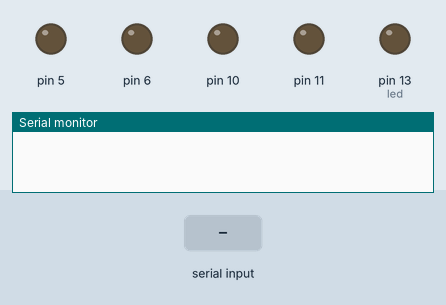
This sketch was run on a simulated Arduino Uno, built with avr-gcc and run on an emulated ATmega328P. On the bench: output pins drawn as LEDs (lit = HIGH), the last lines printed to the serial monitor. Dashed ring = blinking. The inputs (shaded band) are chosen by the test bench.

Above: at 1.2 s.
1.3 s: "C;0;0;\n" received over the second serial link
At 1.51 s:
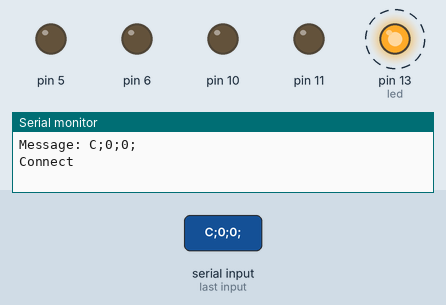
4.3 s: "90;45\n" received over the second serial link
At 5.4 s:
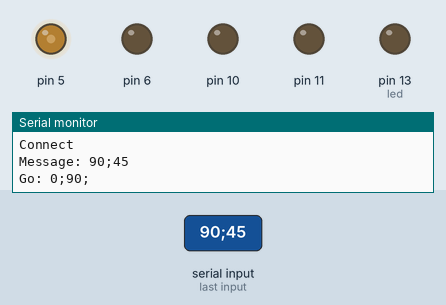
5.8 s: "E;0;0;\n" received over the second serial link
At 6.01 s:
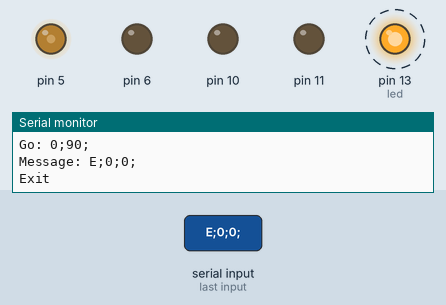
8.8 s: "10\n" received over the second serial link
At 10.0 s:
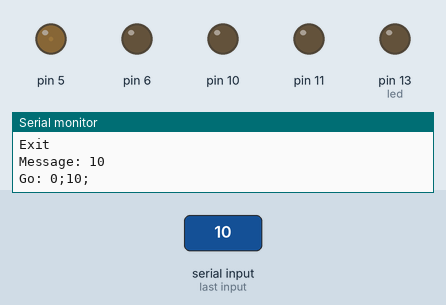
10.3 s: "1;90;45\n" received over the second serial link
At 11.2 s:
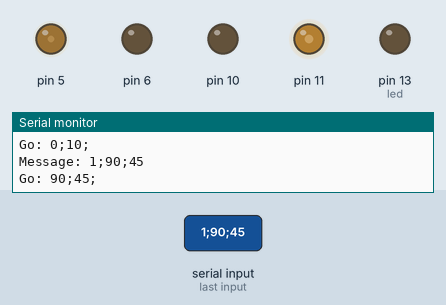
11.8 s: "200\n" received over the second serial link
At 12.3 s:
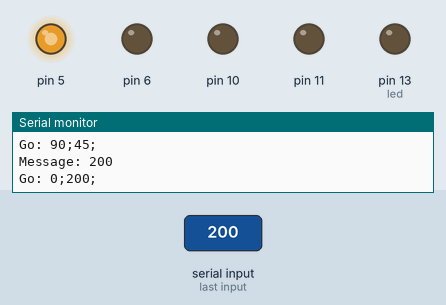
Timing chart, 0 to 16.3 s (numbered marks = the images above; inputs shaded):
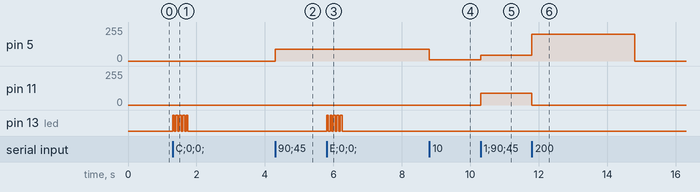

Measured:
- after the input at 1.3 s, pin 13 (led): alternates HIGH for 0.05 s and LOW for 0.05 s, 10 changes in all, then stays LOW, starting at once
- after the input at 4.3 s, pin 5: 0/255 → 90/255 at once
- after the input at 5.8 s, pin 5: stays 90/255 (without the input it goes to 0/255 after 1.5 s); pin 13 (led): alternates HIGH for 0.05 s and LOW for 0.05 s, 10 changes in all, then stays LOW, starting at once
- after the input at 8.8 s, pin 5: 90/255 → 10/255 at once
- after the input at 10.3 s, pin 5: 10/255 → 45/255 at once; pin 11: 0/255 → 90/255 at once
- after the input at 11.8 s, pin 5: 45/255 → 200/255 at once, → 0/255 3.0 s later; pin 11: 90/255 → 0/255 after 0.00 s instead of 1.5 s

The sketch:

car_blu_tach.ino
```cpp
#include <SoftwareSerial.h>

int incomingByte = 0;   // переменная для хранения полученного байта
int key_move = 0;
unsigned long key_time = 0;
unsigned long speed_time = 0;
boolean send = false;


int led = 13;
float i = 0;
float b = 50000;
float c = 48;
int a = 0;
uint8_t speed = 255; //максимальная скорость по умолчанию
uint8_t speed_k = 45;
int speed_temp = 3000;
int speed_move = 100;
int mLeft = 0;
int mRigth = 0;
String Message = "";

char s;
// время для таймаута (возврат в исходное положение)
// 15 минут
long time_limit =  long(3000);

unsigned long time_start;


#define init {D4_Out; D5_Out; D6_Out; D7_Out; D8_Out; D11_Out; D12_Out;}


SoftwareSerial blue(2,3);


void setup() {
    //Serial.begin(9600); // устанавливаем последовательное соединение
    Serial.begin(115200); // устанавливаем последовательное соединение
    pinMode(led, OUTPUT);
    blue.begin(9600);
    time_start = millis();
}


void loop() {
    // отключалка по таймауту
    if (( time_start + time_limit ) < millis()) myTimeout();

    if (Serial.available() > 0)
    {
      //если есть доступные данные
      time_start = millis();
      // считываем байт
      incomingByte = Serial.read();
      // отсылаем то, что получили
      Serial.print("I received: ");
    }
    if (blue.available() > 0) {
      //если есть доступные данные
      // считываем байт
      incomingByte = blue.read();

      // отсылаем то, что получили
      //Serial.print("I received blue: ");
      //blue.print("I received blue: ");
      //Serial.print(char(incomingByte));
      if (incomingByte==10) {
        Serial.print("Message: ");
        Serial.println(Message);
        //Serial.println(Message.substring(0,Message.indexOf(';',1)));
        //Serial.println(Message.substring(2,Message.indexOf(';',3)));
        //Serial.println(Message.substring(Message.indexOf(';',3)+1,Message.indexOf(';',Message.indexOf(';',3)+1)));
        mLeft = Message.substring(2,Message.indexOf(';',3)).toInt();
        mRigth = Message.substring(Message.indexOf(';',3)+1,Message.indexOf(';',Message.indexOf(';',3)+1)).toInt();
        if (Message.equals("C;0;0;"))
        {
          Serial.println("Connect");
          robot_connect();
        } else if (Message.equals("E;0;0;")) {
          Serial.println("Exit");
          robot_connect();
        } else {
          Serial.print("Go: ");
          Serial.print(mLeft);
          Serial.print(";");
          Serial.print(mRigth);
          Serial.println(";");
          robot_go();

        }

        time_start = millis();
        Message = "";
        } else {
           Message = Message + char(incomingByte);
        }
        //blue.println(char(incomingByte));
      }
}

void robot_connect()
{
  int myTime = 50;
  digitalWrite(led, !digitalRead(led));
  delay(myTime);
  digitalWrite(led, !digitalRead(led));
  delay(myTime);
  digitalWrite(led, !digitalRead(led));
  delay(myTime);
  digitalWrite(led, !digitalRead(led));
  delay(myTime);
  digitalWrite(led, !digitalRead(led));
  delay(myTime);
  digitalWrite(led, !digitalRead(led));
  delay(myTime);
  digitalWrite(led, !digitalRead(led));
  delay(myTime);
  digitalWrite(led, !digitalRead(led));
  delay(myTime);
  digitalWrite(led, !digitalRead(led));
  delay(myTime);
  digitalWrite(led, !digitalRead(led));
}

void robot_go()
{
  if (mLeft>=0) {
   if (mLeft==0) {
      analogWrite(11, 0);
      analogWrite(10, 0);
   } else {
      analogWrite(11, mLeft);
      analogWrite(10, 0);
   }
  } else {
      analogWrite(11, 0);
      analogWrite(10, mLeft);
  }
  if (mRigth>=0) {
   if (mRigth==0) {
      analogWrite(5, 0);
      analogWrite(6, 0);
   } else {
      analogWrite(5, mRigth);
      analogWrite(6, 0);
   }
  } else {
      analogWrite(5, 0);
      analogWrite(6, mRigth);
  }

}

 void myTimeout()
 {
  Serial.println("-=Timeout=-");
   mLeft = 0;
   mRigth = 0;
   robot_go();
   time_start = millis();
 }
```
